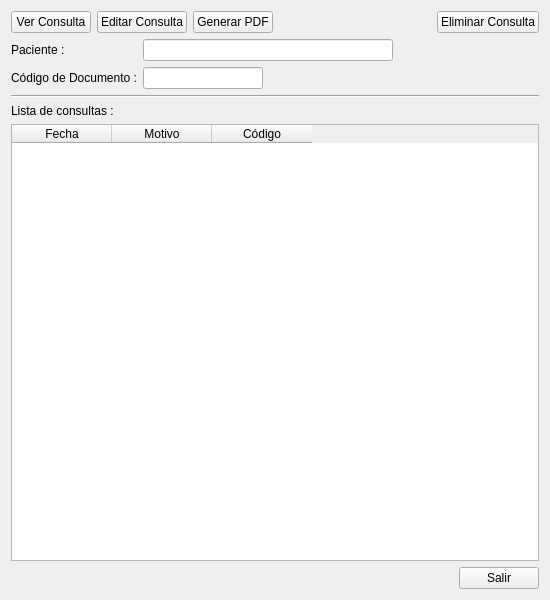
<?xml version="1.0" encoding="UTF-8"?>
<ui version="4.0">
 <class>consulta_paciente_ui</class>
 <widget class="QWidget" name="consulta_paciente_ui">
  <property name="geometry">
   <rect>
    <x>0</x>
    <y>0</y>
    <width>550</width>
    <height>600</height>
   </rect>
  </property>
  <property name="windowTitle">
   <string>Lista de Consultas</string>
  </property>
  <property name="windowIcon">
   <iconset resource="rc.qrc">
    <normaloff>:/new/folder_documents.png</normaloff>:/new/folder_documents.png</iconset>
  </property>
  <layout class="QGridLayout" name="gridLayout_7">
   <item row="0" column="0">
    <layout class="QGridLayout" name="gridLayout_6">
     <item row="0" column="0">
      <layout class="QGridLayout" name="gridLayout_3">
       <item row="0" column="0">
        <widget class="QPushButton" name="pushButton_showConsulta">
         <property name="sizePolicy">
          <sizepolicy hsizetype="Fixed" vsizetype="Fixed">
           <horstretch>0</horstretch>
           <verstretch>0</verstretch>
          </sizepolicy>
         </property>
         <property name="text">
          <string>Ver Consulta</string>
         </property>
         <property name="icon">
          <iconset resource="rc.qrc">
           <normaloff>:/new/file_search.png</normaloff>:/new/file_search.png</iconset>
         </property>
         <property name="iconSize">
          <size>
           <width>20</width>
           <height>20</height>
          </size>
         </property>
        </widget>
       </item>
       <item row="0" column="1">
        <widget class="QPushButton" name="pushButton_editConsulta">
         <property name="sizePolicy">
          <sizepolicy hsizetype="Fixed" vsizetype="Fixed">
           <horstretch>0</horstretch>
           <verstretch>0</verstretch>
          </sizepolicy>
         </property>
         <property name="text">
          <string>Editar Consulta</string>
         </property>
         <property name="icon">
          <iconset resource="rc.qrc">
           <normaloff>:/new/edit.png</normaloff>:/new/edit.png</iconset>
         </property>
         <property name="iconSize">
          <size>
           <width>20</width>
           <height>20</height>
          </size>
         </property>
        </widget>
       </item>
       <item row="0" column="2">
        <widget class="QPushButton" name="pushButton_generarPDF">
         <property name="sizePolicy">
          <sizepolicy hsizetype="Fixed" vsizetype="Fixed">
           <horstretch>0</horstretch>
           <verstretch>0</verstretch>
          </sizepolicy>
         </property>
         <property name="text">
          <string>Generar PDF</string>
         </property>
         <property name="icon">
          <iconset resource="rc.qrc">
           <normaloff>:/new/Adobe - Acrobat.png</normaloff>:/new/Adobe - Acrobat.png</iconset>
         </property>
         <property name="iconSize">
          <size>
           <width>20</width>
           <height>20</height>
          </size>
         </property>
        </widget>
       </item>
       <item row="0" column="3">
        <spacer name="horizontalSpacer">
         <property name="orientation">
          <enum>Qt::Horizontal</enum>
         </property>
         <property name="sizeHint" stdset="0">
          <size>
           <width>128</width>
           <height>20</height>
          </size>
         </property>
        </spacer>
       </item>
       <item row="0" column="4">
        <widget class="QPushButton" name="pushButton_deleteConsulta">
         <property name="sizePolicy">
          <sizepolicy hsizetype="Fixed" vsizetype="Fixed">
           <horstretch>0</horstretch>
           <verstretch>0</verstretch>
          </sizepolicy>
         </property>
         <property name="text">
          <string>Eliminar Consulta</string>
         </property>
         <property name="icon">
          <iconset resource="rc.qrc">
           <normaloff>:/new/delete.png</normaloff>:/new/delete.png</iconset>
         </property>
         <property name="iconSize">
          <size>
           <width>20</width>
           <height>20</height>
          </size>
         </property>
        </widget>
       </item>
      </layout>
     </item>
     <item row="1" column="0">
      <layout class="QGridLayout" name="gridLayout_2">
       <item row="0" column="0">
        <layout class="QGridLayout" name="gridLayout">
         <item row="0" column="0">
          <widget class="QLabel" name="label_2">
           <property name="sizePolicy">
            <sizepolicy hsizetype="Fixed" vsizetype="Preferred">
             <horstretch>0</horstretch>
             <verstretch>0</verstretch>
            </sizepolicy>
           </property>
           <property name="text">
            <string>Paciente :</string>
           </property>
          </widget>
         </item>
         <item row="0" column="1">
          <widget class="QLineEdit" name="lineEdit_Patient">
           <property name="minimumSize">
            <size>
             <width>250</width>
             <height>0</height>
            </size>
           </property>
           <property name="maximumSize">
            <size>
             <width>250</width>
             <height>16777215</height>
            </size>
           </property>
           <property name="readOnly">
            <bool>true</bool>
           </property>
          </widget>
         </item>
         <item row="1" column="0">
          <widget class="QLabel" name="label_3">
           <property name="sizePolicy">
            <sizepolicy hsizetype="Fixed" vsizetype="Preferred">
             <horstretch>0</horstretch>
             <verstretch>0</verstretch>
            </sizepolicy>
           </property>
           <property name="text">
            <string>Código de Documento :</string>
           </property>
          </widget>
         </item>
         <item row="1" column="1">
          <widget class="QLineEdit" name="lineEdit_code">
           <property name="sizePolicy">
            <sizepolicy hsizetype="Fixed" vsizetype="Fixed">
             <horstretch>0</horstretch>
             <verstretch>0</verstretch>
            </sizepolicy>
           </property>
           <property name="minimumSize">
            <size>
             <width>120</width>
             <height>0</height>
            </size>
           </property>
           <property name="maximumSize">
            <size>
             <width>120</width>
             <height>16777215</height>
            </size>
           </property>
           <property name="readOnly">
            <bool>true</bool>
           </property>
          </widget>
         </item>
        </layout>
       </item>
       <item row="0" column="1">
        <spacer name="horizontalSpacer_2">
         <property name="orientation">
          <enum>Qt::Horizontal</enum>
         </property>
         <property name="sizeHint" stdset="0">
          <size>
           <width>128</width>
           <height>48</height>
          </size>
         </property>
        </spacer>
       </item>
      </layout>
     </item>
     <item row="2" column="0">
      <widget class="Line" name="line">
       <property name="orientation">
        <enum>Qt::Horizontal</enum>
       </property>
      </widget>
     </item>
     <item row="3" column="0">
      <layout class="QGridLayout" name="gridLayout_4">
       <item row="0" column="0">
        <widget class="QLabel" name="label">
         <property name="text">
          <string>Lista de consultas :</string>
         </property>
        </widget>
       </item>
       <item row="1" column="0">
        <widget class="QTableWidget" name="tableWidget_SurgeryList">
         <property name="editTriggers">
          <set>QAbstractItemView::DoubleClicked</set>
         </property>
         <property name="selectionMode">
          <enum>QAbstractItemView::SingleSelection</enum>
         </property>
         <property name="selectionBehavior">
          <enum>QAbstractItemView::SelectRows</enum>
         </property>
         <property name="gridStyle">
          <enum>Qt::NoPen</enum>
         </property>
         <property name="sortingEnabled">
          <bool>true</bool>
         </property>
         <property name="wordWrap">
          <bool>false</bool>
         </property>
         <property name="cornerButtonEnabled">
          <bool>false</bool>
         </property>
         <column>
          <property name="text">
           <string>Fecha</string>
          </property>
         </column>
         <column>
          <property name="text">
           <string>Motivo</string>
          </property>
         </column>
         <column>
          <property name="text">
           <string>Código</string>
          </property>
         </column>
        </widget>
       </item>
      </layout>
     </item>
     <item row="4" column="0">
      <layout class="QGridLayout" name="gridLayout_5">
       <item row="0" column="0">
        <spacer name="horizontalSpacer_4">
         <property name="orientation">
          <enum>Qt::Horizontal</enum>
         </property>
         <property name="sizeHint" stdset="0">
          <size>
           <width>448</width>
           <height>20</height>
          </size>
         </property>
        </spacer>
       </item>
       <item row="0" column="1">
        <widget class="QPushButton" name="pushButton">
         <property name="text">
          <string>Salir</string>
         </property>
        </widget>
       </item>
      </layout>
     </item>
    </layout>
   </item>
  </layout>
 </widget>
 <resources>
  <include location="rc.qrc"/>
 </resources>
 <connections/>
</ui>
